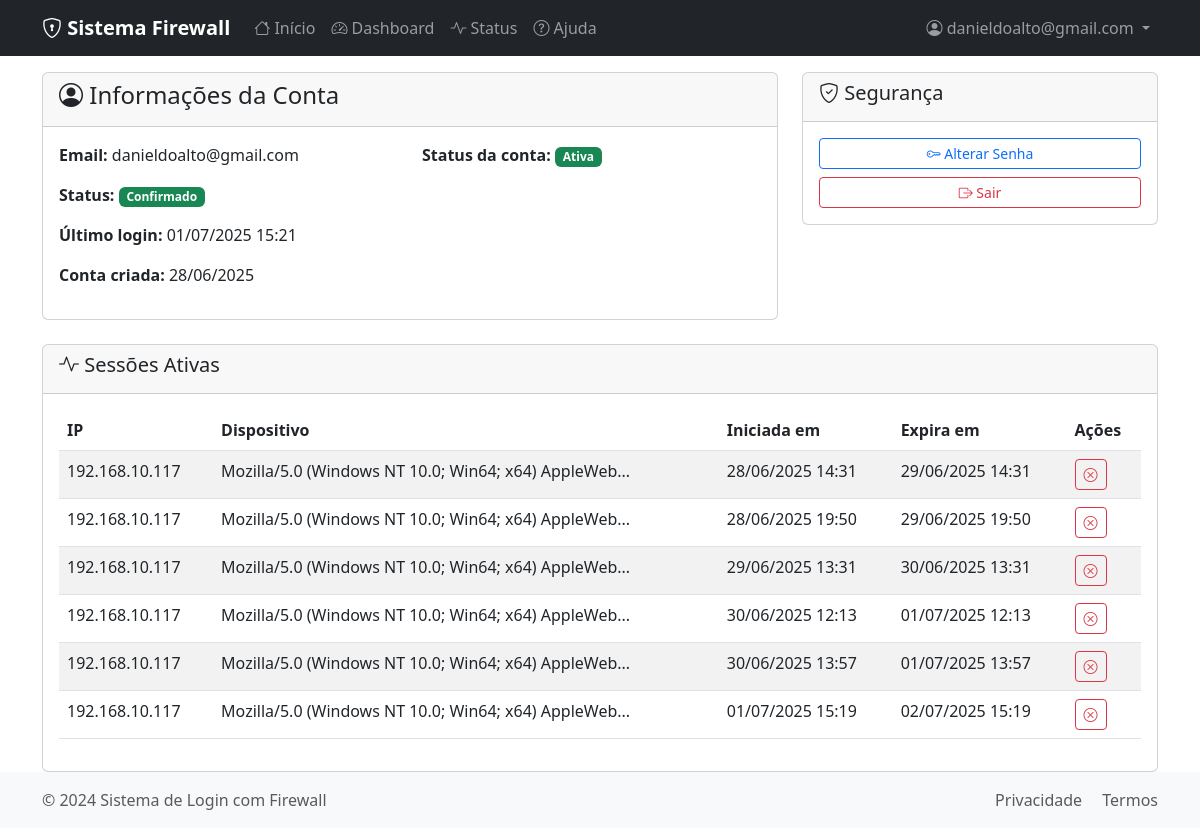
Before: /auth/account (signed in) with the older database file.
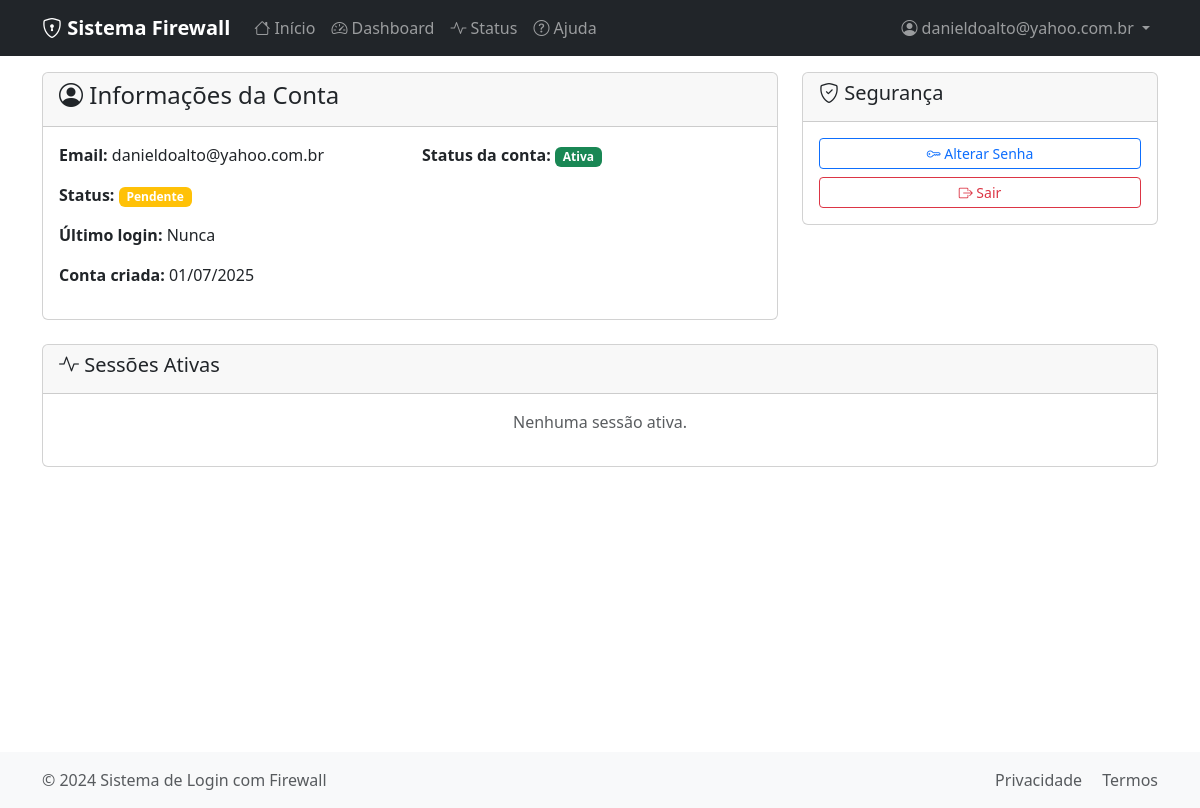
After: the same page with the newer database file.
### app/models.py (models this page shows, shortened)
class User(db.Model):
    __tablename__ = 'users'
    id = db.Column(db.Integer, primary_key=True)
    email = db.Column(db.String(120), unique=True, nullable=False, index=True)
    password_hash = db.Column(db.String(255), nullable=False)
    full_name = db.Column(db.String(100), nullable=True)
    role = db.Column(db.String(20), default='user', nullable=False)  # 'admin' ou 'user'
    confirmed = db.Column(db.Boolean, default=False, nullable=False)
    confirmation_token = db.Column(db.String(255), unique=True)
    confirmation_sent_at = db.Column(db.DateTime)
    created_at = db.Column(db.DateTime, default=datetime.utcnow)
    last_login = db.Column(db.DateTime)
    is_active = db.Column(db.Boolean, default=True, nullable=False)
    failed_login_attempts = db.Column(db.Integer, default=0)
    locked_until = db.Column(db.DateTime)
    status = db.Column(db.String(20), default='pending', nullable=False)  # pending, approved, rejected, inactive, blocked
    sessions = db.relationship('UserSession', backref='user', lazy='dynamic', cascade='all, delete-orphan')
    def is_locked(self):
        if not self.locked_until:
            return False
        return datetime.utcnow() < self.locked_until

class UserSession(db.Model):
    __tablename__ = 'user_sessions'
    id = db.Column(db.Integer, primary_key=True)
    user_id = db.Column(db.Integer, db.ForeignKey('users.id'), nullable=False)
    ip_address = db.Column(db.String(45), nullable=False, index=True)  # IPv4 e IPv6
    user_agent = db.Column(db.Text)
    session_token = db.Column(db.String(255), unique=True, nullable=False)
    created_at = db.Column(db.DateTime, default=datetime.utcnow)
    expires_at = db.Column(db.DateTime, nullable=False)
    is_active = db.Column(db.Boolean, default=True, nullable=False)
    ended_at = db.Column(db.DateTime)

### app/routes/auth.py (the view)
@bp.route('/account')
def account():
    if 'user_id' not in session:
        flash('Você precisa fazer login para acessar esta página.', 'warning')
        return redirect(url_for('auth.login'))
    user = User.query.get(session['user_id'])
    if not user:
        session.clear()
        flash('Sessão inválida. Faça login novamente.', 'error')
        return redirect(url_for('auth.login'))
    user_sessions = UserSession.query.filter_by(
        user_id=user.id
    ).order_by(UserSession.created_at.desc()).limit(20).all()
    return render_template('auth/account.html', user=user, user_sessions=user_sessions)

### app/models.py (called while the page is built)
    @classmethod
    def log(cls, level, message, module, user_id=None, ip_address=None):
        log_entry = cls(
            level=level,
            message=message,
            module=module,
            user_id=user_id,
            ip_address=ip_address
        )
        db.session.add(log_entry)
        db.session.commit()
        return log_entry

### app/routes/main.py (called while the page is built, shortened)
@bp.before_app_request
def before_request():
    if request.endpoint and not request.endpoint.startswith('static'):
        SystemLog.log(
            level='DEBUG',
            message=f'Requisição: {request.method} {request.path}',
            module='request',
            user_id=session.get('user_id'),
            ip_address=request.remote_addr
        )

### templates/auth/account.html (shortened to what this page needs)
{% extends "base.html" %}
{% block content %}
<div class="row">
    <div class="col-md-8">
        <div class="card">
            <div class="card-header">
                <h4><i class="bi bi-person-circle"></i> Informações da Conta</h4>
            </div>
            <div class="card-body">
                <div class="row">
                    <div class="col-md-6">
                        <p><strong>Email:</strong> {{ user.email }}</p>
                        <p><strong>Status:</strong>
                            {% if user.confirmed %}
                                <span class="badge bg-success">Confirmado</span>
                            {% else %}
                                <span class="badge bg-warning">Pendente</span>
                            {% endif %}
                        </p>
                        <p><strong>Último login:</strong>
                            {% if user.last_login %}
                                {{ user.last_login.strftime('%d/%m/%Y %H:%M') }}
                            {% else %}
                                Nunca
                            {% endif %}
                        </p>
                        <p><strong>Conta criada:</strong> {{ user.created_at.strftime('%d/%m/%Y') }}</p>
                    </div>
                    <div class="col-md-6">
                        <p><strong>Status da conta:</strong>
                            {% if user.is_active %}
                                <span class="badge bg-success">Ativa</span>
                            {% else %}
                                <span class="badge bg-danger">Inativa</span>
                            {% endif %}
                        </p>
                    </div>
                </div>
            </div>
        </div>
    </div>
    <div class="col-md-4">
        <div class="card">
            <div class="card-header">
                <h5><i class="bi bi-shield-check"></i> Segurança</h5>
            </div>
            <div class="card-body">
                <a href="#" class="btn btn-outline-primary btn-sm w-100 mb-2">
                    <i class="bi bi-key"></i> Alterar Senha
                </a>
                <a href="{{ url_for('auth.logout') }}" class="btn btn-outline-danger btn-sm w-100">
                    <i class="bi bi-box-arrow-right"></i> Sair
                </a>
            </div>
        </div>
    </div>
</div>
<div class="row mt-4">
    <div class="col-12">
        <div class="card">
            <div class="card-header">
                <h5><i class="bi bi-activity"></i> Sessões Ativas</h5>
            </div>
            <div class="card-body">
                {% if user.sessions.filter_by(is_active=True).count() > 0 %}
                    <div class="table-responsive">
                        <table class="table table-striped">
                            <thead>
                                <tr>
                                    <th>IP</th>
                                    <th>Dispositivo</th>
                                    <th>Iniciada em</th>
                                    <th>Expira em</th>
                                    <th>Ações</th>
                                </tr>
                            </thead>
                            <tbody>
                                {% for session in user.sessions.filter_by(is_active=True).all() %}
                                <tr>
                                    <td>{{ session.ip_address }}</td>
                                    <td>{{ session.user_agent[:50] }}...</td>
                                    <td>{{ session.created_at.strftime('%d/%m/%Y %H:%M') }}</td>
                                    <td>{{ session.expires_at.strftime('%d/%m/%Y %H:%M') }}</td>
                                    <td>
                                        <a href="{{ url_for('auth.end_session', session_id=session.id) }}"
                                           class="btn btn-sm btn-outline-danger"
                                           onclick="return confirm('Encerrar esta sessão?')">
                                            <i class="bi bi-x-circle"></i>
                                        </a>
                                    </td>
                                </tr>
                                {% endfor %}
                            </tbody>
                        </table>
                    </div>
                {% else %}
                    <p class="text-muted text-center">Nenhuma sessão ativa.</p>
                {% endif %}
            </div>
        </div>
    </div>
</div>
{% endblock %}

### templates/base.html (shortened to what this page needs)
<!DOCTYPE html>
<html lang="pt-BR">
<head>
    <link href="https://cdn.jsdelivr.net/npm/bootstrap@5.3.0/dist/css/bootstrap.min.css" rel="stylesheet">
    <link href="https://cdn.jsdelivr.net/npm/bootstrap-icons@1.10.0/font/bootstrap-icons.css" rel="stylesheet">
</head>
<body class="d-flex flex-column min-vh-100">
    <nav class="navbar navbar-expand-lg navbar-dark bg-dark">
        <div class="container">
            <a class="navbar-brand" href="{{ url_for('main.index') }}">
                <i class="bi bi-shield-lock"></i> Sistema Firewall
            </a>
            <div class="collapse navbar-collapse" id="navbarNav">
                <ul class="navbar-nav me-auto">
                    <li class="nav-item">
                        <a class="nav-link" href="{{ url_for('main.index') }}">
                            <i class="bi bi-house"></i> Início
                        </a>
                    </li>
                    {% if session.user_id %}
                    <li class="nav-item">
                        <a class="nav-link" href="{{ url_for('main.dashboard') }}">
                            <i class="bi bi-speedometer2"></i> Dashboard
                        </a>
                    </li>
                    {% endif %}
                    <li class="nav-item">
                        <a class="nav-link" href="{{ url_for('main.status') }}">
                            <i class="bi bi-activity"></i> Status
                        </a>
                    </li>
                    <li class="nav-item">
                        <a class="nav-link" href="{{ url_for('main.help') }}">
                            <i class="bi bi-question-circle"></i> Ajuda
                        </a>
                    </li>
                </ul>
                <ul class="navbar-nav">
                    {% if session.user_id %}
                    <li class="nav-item dropdown">
                        <a class="nav-link dropdown-toggle" href="#" role="button" data-bs-toggle="dropdown">
                            <i class="bi bi-person-circle"></i> {{ session.user_email }}
                        </a>
                    </li>
                    {% endif %}
                </ul>
            </div>
        </div>
    </nav>
    <main class="container main-container">
        {% block content %}{% endblock %}
    </main>
    <footer class="footer mt-auto py-3">
        <div class="container">
            <div class="row">
                <div class="col-md-6">
                    <span class="text-muted">&copy; 2024 Sistema de Login com Firewall</span>
                </div>
                <div class="col-md-6 text-end">
                    <a href="{{ url_for('main.privacy') }}" class="text-muted text-decoration-none me-3">Privacidade</a>
                    <a href="{{ url_for('main.terms') }}" class="text-muted text-decoration-none">Termos</a>
                </div>
            </div>
        </div>
    </footer>
</body>
</html>

### templates/base.html (style rules this page uses)
.navbar-brand { font-weight: bold; }
.footer { background-color: #f8f9fa; margin-top: auto; }
.main-container { min-height: calc(100vh - 120px); }

Changed rows visible on the page:
removed UserSession: ip_address "192.168.10.117", user_agent "Mozilla/5.0 (Windows NT 10.0; Win64; x64) AppleWeb", created_at "28/06/2025 14:31", expires_at "29/06/2025 14:31"
removed UserSession: ip_address "192.168.10.117", user_agent "Mozilla/5.0 (Windows NT 10.0; Win64; x64) AppleWeb", created_at "28/06/2025 19:50", expires_at "29/06/2025 19:50"
removed UserSession: ip_address "192.168.10.117", user_agent "Mozilla/5.0 (Windows NT 10.0; Win64; x64) AppleWeb", created_at "29/06/2025 13:31", expires_at "30/06/2025 13:31"
removed UserSession: ip_address "192.168.10.117", user_agent "Mozilla/5.0 (Windows NT 10.0; Win64; x64) AppleWeb", created_at "30/06/2025 12:13", expires_at "01/07/2025 12:13"
removed UserSession: ip_address "192.168.10.117", user_agent "Mozilla/5.0 (Windows NT 10.0; Win64; x64) AppleWeb", created_at "30/06/2025 13:57", expires_at "01/07/2025 13:57"
removed UserSession: ip_address "192.168.10.117", user_agent "Mozilla/5.0 (Windows NT 10.0; Win64; x64) AppleWeb", created_at "01/07/2025 15:19", expires_at "02/07/2025 15:19"
changed User: user_email "danieldoalto@gmail.com" → "danieldoalto@yahoo.com.br"; email "danieldoalto@gmail.com" → "danieldoalto@yahoo.com.br"; confirmed True → False (drawn); created_at "28/06/2025" → "01/07/2025"; last_login "01/07/2025 15:21" → (not shown)
Other visible differences:
text no longer shown: "Confirmado IP Dispositivo Iniciada em Expira em Ações"
text now shown: "Pendente Nunca Nenhuma sessão ativa."
